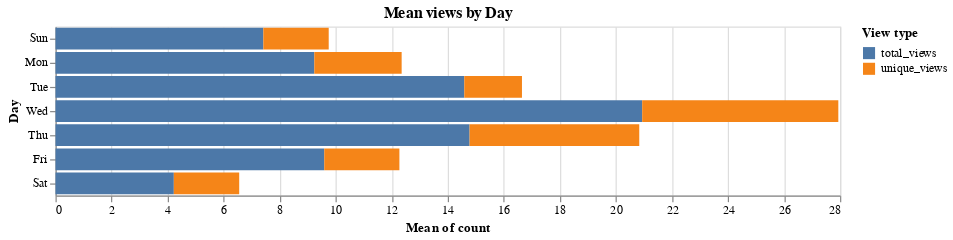

The cell this chart's notebook holds for it:
### Markdown cell above
### Mean views by day of week

### Code cell
alt.Chart(data).mark_bar().encode(
    x="mean(count)",
    y=alt.Y("day(index):O", title="Day"),
    color=alt.Color("variable_1", title="View type"),
).properties(width=WIDTH, title="Mean views by Day")

### Figure 1 — Vega-Lite specification as saved in the notebook (floating-point values rounded to 4 significant figures; data arrays with more than 128 entries replaced by an {"elided": "..."} marker saying what was removed)
{"config": {"view": {"continuousWidth": 400, "continuousHeight": 300}}, "data": {"name": "data-126ecdb917d233a8443fc53524d12c1f"}, "mark": "bar", "encoding": {"color": {"type": "nominal", "field": "variable_1", "title": "View type"}, "x": {"type": "quantitative", "aggregate": "mean", "field": "count"}, "y": {"type": "ordinal", "field": "index", "timeUnit": "day", "title": "Day"}}, "title": "Mean views by Day", "width": 650, "$schema": "https://vega.github.io/schema/vega-lite/v4.8.1.json", "datasets": {"data-126ecdb917d233a8443fc53524d12c1f": {"elided": "676 records"}}}
